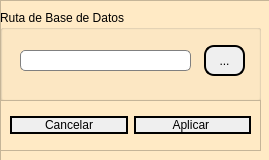
<?xml version="1.0" encoding="UTF-8"?>
<ui version="4.0">
 <class>PestaniaConfig</class>
 <widget class="QDialog" name="PestaniaConfig">
  <property name="geometry">
   <rect>
    <x>0</x>
    <y>0</y>
    <width>269</width>
    <height>160</height>
   </rect>
  </property>
  <property name="windowTitle">
   <string>Configuración</string>
  </property>
  <widget class="QFrame" name="frame">
   <property name="geometry">
    <rect>
     <x>0</x>
     <y>0</y>
     <width>281</width>
     <height>271</height>
    </rect>
   </property>
   <property name="styleSheet">
    <string notr="true">

QPushButton{
/*font:87 15pt &quot;Arial Black&quot;;*/
font: 63 10pt &quot;Yu Gothic UI Semibold&quot;;
background-color:rgb(239, 239, 239);
color:rgb(0, 0, 0);
border-radius:10px;
border:2px solid black;
}
QPushButton:hover{
background-color:grey;
border: 2px solid;
}

QFrame{
background-color:rgb(255, 234, 197);

}
QComboBox{
font: 8pt &quot;MS Shell Dlg 2&quot;;
/*background-color:#000000ff;
color:rgb(20,200,220);*/
border-radius:5px;
border:1px solid grey;
}
QLineEdit{
font: 8pt &quot;MS Shell Dlg 2&quot;;
/*background-color:#000000ff;
color:rgb(20,200,220);*/
border-radius:5px;
border:1px solid grey;
}
QToolButton{
border-radius:5px;
border:1px solid grey;
background-color:rgb(239, 239, 239);
border-radius:10px;
border:2px solid black;
}
</string>
   </property>
   <property name="frameShape">
    <enum>QFrame::StyledPanel</enum>
   </property>
   <property name="frameShadow">
    <enum>QFrame::Raised</enum>
   </property>
   <widget class="QGroupBox" name="BaseDatos">
    <property name="geometry">
     <rect>
      <x>0</x>
      <y>10</y>
      <width>261</width>
      <height>91</height>
     </rect>
    </property>
    <property name="title">
     <string>Ruta de Base de Datos</string>
    </property>
    <widget class="QToolButton" name="botonElegirRuta">
     <property name="geometry">
      <rect>
       <x>204</x>
       <y>35</y>
       <width>41</width>
       <height>31</height>
      </rect>
     </property>
     <property name="text">
      <string>...</string>
     </property>
    </widget>
    <widget class="QLineEdit" name="editRuta">
     <property name="geometry">
      <rect>
       <x>20</x>
       <y>40</y>
       <width>171</width>
       <height>21</height>
      </rect>
     </property>
    </widget>
   </widget>
   <widget class="QFrame" name="frame_2">
    <property name="geometry">
     <rect>
      <x>0</x>
      <y>100</y>
      <width>261</width>
      <height>51</height>
     </rect>
    </property>
    <property name="frameShape">
     <enum>QFrame::StyledPanel</enum>
    </property>
    <property name="frameShadow">
     <enum>QFrame::Raised</enum>
    </property>
    <layout class="QHBoxLayout" name="horizontalLayout">
     <item>
      <widget class="QPushButton" name="botonCancelar">
       <property name="text">
        <string>Cancelar</string>
       </property>
      </widget>
     </item>
     <item>
      <widget class="QPushButton" name="botonAplicarCambios">
       <property name="enabled">
        <bool>false</bool>
       </property>
       <property name="text">
        <string>Aplicar </string>
       </property>
      </widget>
     </item>
    </layout>
   </widget>
  </widget>
 </widget>
 <resources/>
 <connections/>
</ui>
